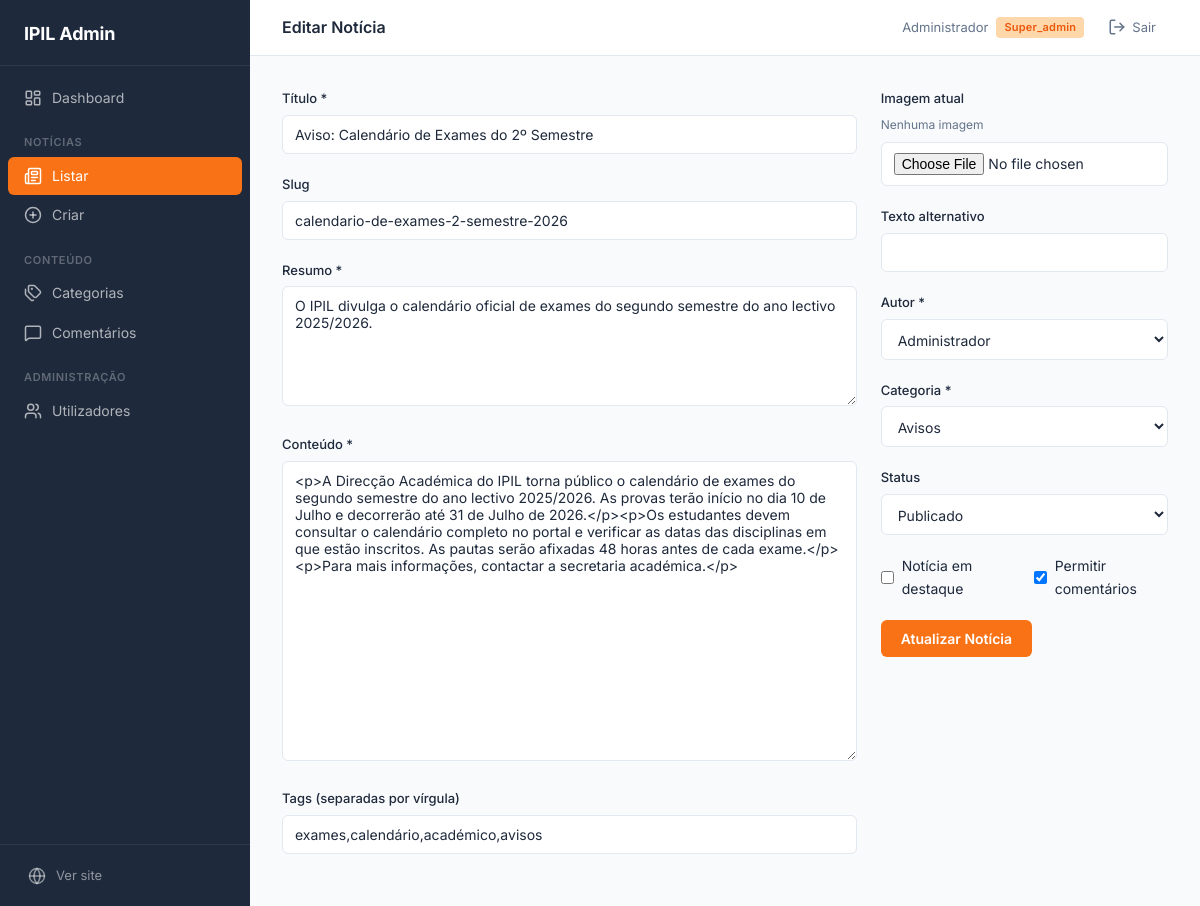
The page /admin/noticias/editar.php?id=2 (signed in) on the database its author committed.
### tables this page shows
CREATE TABLE IF NOT EXISTS noticias (
    id              INT UNSIGNED AUTO_INCREMENT PRIMARY KEY,
    titulo          VARCHAR(255) NOT NULL,
    slug            VARCHAR(255) NOT NULL UNIQUE,
    resumo          TEXT NOT NULL,
    conteudo        LONGTEXT NOT NULL,
    imagem_capa     VARCHAR(255) DEFAULT NULL,
    alt_imagem      VARCHAR(255) DEFAULT NULL,
    autor_id        INT UNSIGNED NOT NULL,
    categoria_id    INT UNSIGNED NOT NULL,
    status          ENUM('rascunho','pendente','publicado','arquivado') NOT NULL DEFAULT 'rascunho',
    destaque        TINYINT(1) NOT NULL DEFAULT 0,
    views           INT UNSIGNED NOT NULL DEFAULT 0,
    permitir_comentarios TINYINT(1) NOT NULL DEFAULT 1,
    tags            VARCHAR(500) DEFAULT NULL,
    publicado_em    DATETIME DEFAULT NULL,
    criado_em       DATETIME NOT NULL DEFAULT CURRENT_TIMESTAMP,
    atualizado_em   DATETIME NOT NULL DEFAULT CURRENT_TIMESTAMP ON UPDATE CURRENT_TIMESTAMP,
    FOREIGN KEY (autor_id)     REFERENCES utilizadores(id) ON DELETE RESTRICT,
    FOREIGN KEY (categoria_id) REFERENCES categorias(id)   ON DELETE RESTRICT,
    INDEX idx_status    (status),
    INDEX idx_destaque  (destaque),
    INDEX idx_publicado (publicado_em)
);

CREATE TABLE IF NOT EXISTS utilizadores (
    id            INT UNSIGNED AUTO_INCREMENT PRIMARY KEY,
    nome          VARCHAR(100) NOT NULL,
    email         VARCHAR(150) NOT NULL UNIQUE,
    senha         VARCHAR(255) NOT NULL,
    perfil        ENUM('super_admin','admin','editor','autor') NOT NULL DEFAULT 'autor',
    avatar        VARCHAR(255) DEFAULT NULL,
    bio           TEXT DEFAULT NULL,
    ativo         TINYINT(1) NOT NULL DEFAULT 1,
    ultimo_login  DATETIME DEFAULT NULL,
    criado_em     DATETIME NOT NULL DEFAULT CURRENT_TIMESTAMP,
    atualizado_em DATETIME NOT NULL DEFAULT CURRENT_TIMESTAMP ON UPDATE CURRENT_TIMESTAMP
);

CREATE TABLE IF NOT EXISTS categorias (
    id        INT UNSIGNED AUTO_INCREMENT PRIMARY KEY,
    nome      VARCHAR(80) NOT NULL,
    slug      VARCHAR(80) NOT NULL UNIQUE,
    cor       VARCHAR(7) NOT NULL DEFAULT '#F97316',
    icone     VARCHAR(50) DEFAULT NULL,
    descricao TEXT DEFAULT NULL,
    ativa     TINYINT(1) NOT NULL DEFAULT 1,
    criada_em DATETIME NOT NULL DEFAULT CURRENT_TIMESTAMP
);

### admin/noticias/editar.php (the view, shortened to what this page needs)
<?php
require_once __DIR__ . '/../includes/auth_check.php';
$id = (int) ($_GET['id'] ?? 0);
$stmt = $pdo->prepare("SELECT * FROM noticias WHERE id = ?");
$stmt->execute([$id]);
$noticia = $stmt->fetch();
$stmt = $pdo->query("SELECT id, nome FROM utilizadores WHERE ativo = 1 ORDER BY nome");
$autores = $stmt->fetchAll();
$stmt = $pdo->query("SELECT id, nome, cor FROM categorias WHERE ativa = 1 ORDER BY nome");
$categorias = $stmt->fetchAll();
include __DIR__ . '/../includes/header_admin.php';
?>
<form method="POST" enctype="multipart/form-data">
  <div class="form-grid">
    <div>
      <div class="form-group">
        <label for="titulo">Título *</label>
        <input type="text" id="titulo" name="titulo" maxlength="255" required value="<?= htmlspecialchars($noticia['titulo']) ?>">
      </div>
      <div class="form-group">
        <label for="slug">Slug</label>
        <input type="text" id="slug" name="slug" value="<?= htmlspecialchars($noticia['slug']) ?>">
      </div>
      <div class="form-group">
        <label for="resumo">Resumo *</label>
        <textarea id="resumo" name="resumo" maxlength="300" required><?= htmlspecialchars($noticia['resumo']) ?></textarea>
      </div>
      <div class="form-group">
        <label for="conteudo">Conteúdo *</label>
        <textarea id="conteudo" name="conteudo" style="min-height:300px"><?= htmlspecialchars($noticia['conteudo']) ?></textarea>
      </div>
      <div class="form-group">
        <label for="tags">Tags (separadas por vírgula)</label>
        <input type="text" id="tags" name="tags" value="<?= htmlspecialchars($noticia['tags'] ?? '') ?>">
      </div>
    </div>
    <div>
      <div class="form-group">
        <label>Imagem atual</label>
        <?php if ($noticia['imagem_capa']): ?>
          <img src="../../assets/img/uploads/<?= htmlspecialchars($noticia['imagem_capa']) ?>" style="max-width:150px;border-radius:8px;display:block;margin-bottom:8px">
        <?php else: ?>
          <p style="font-size:0.75rem;color:var(--color-text-muted);margin-bottom:8px">Nenhuma imagem</p>
        <?php endif; ?>
        <input type="file" id="imagem_capa" name="imagem_capa" accept="image/jpeg,image/png,image/webp">
      </div>
      <div class="form-group">
        <label for="alt_imagem">Texto alternativo</label>
        <input type="text" id="alt_imagem" name="alt_imagem" value="<?= htmlspecialchars($noticia['alt_imagem'] ?? '') ?>">
      </div>
      <div class="form-group">
        <label for="autor_id">Autor *</label>
        <select id="autor_id" name="autor_id" required>
          <?php foreach ($autores as $a): ?>
          <option value="<?= $a['id'] ?>" <?= $a['id'] === $noticia['autor_id'] ? 'selected' : '' ?>><?= htmlspecialchars($a['nome']) ?></option>
          <?php endforeach; ?>
        </select>
      </div>
      <div class="form-group">
        <label for="categoria_id">Categoria *</label>
        <select id="categoria_id" name="categoria_id" required>
          <?php foreach ($categorias as $c): ?>
          <option value="<?= $c['id'] ?>" <?= $c['id'] === $noticia['categoria_id'] ? 'selected' : '' ?>><?= htmlspecialchars($c['nome']) ?></option>
          <?php endforeach; ?>
        </select>
      </div>
      <div class="form-group">
        <label for="status">Status</label>
        <select id="status" name="status">
          <?php foreach (['rascunho','pendente','publicado','arquivado'] as $s): ?>
          <option value="<?= $s ?>" <?= $s === $noticia['status'] ? 'selected' : '' ?>><?= ucfirst($s) ?></option>
          <?php endforeach; ?>
        </select>
      </div>
      <div class="checkbox-group">
        <label><input type="checkbox" name="destaque" <?= $noticia['destaque'] ? 'checked' : '' ?>> Notícia em destaque</label>
        <label><input type="checkbox" name="permitir_comentarios" <?= $noticia['permitir_comentarios'] ? 'checked' : '' ?>> Permitir comentários</label>
      </div>
      <button type="submit" name="atualizar" class="btn btn-primary">Atualizar Notícia</button>
    </div>
  </div>
</form>
<?php include __DIR__ . '/../includes/footer_admin.php'; ?>

### assets/css/admin.css (style rules this page uses)
* { margin: 0; padding: 0; box-sizing: border-box; }
body { font-family: var(--font-family); background: var(--color-surface); color: var(--color-text); display: flex; min-height: 100vh; -webkit-font-smoothing: antialiased; }
.form-grid { display: grid; grid-template-columns: 2fr 1fr; gap: 24px; }
.form-group { margin-bottom: 20px; }
.form-group label { display: block; font-weight: 500; font-size: 0.8125rem; color: var(--color-text); margin-bottom: 6px; }
.form-group input, .form-group textarea, .form-group select { width: 100%; padding: 10px 12px; border: 1px solid var(--color-border); border-radius: 6px; font-family: var(--font-family); font-size: 0.875rem; background: var(--color-bg); color: var(--color-text); transition: border-color 150ms ease, box-shadow 150ms ease; }
.form-group textarea { min-height: 120px; resize: vertical; }
.checkbox-group { display: flex; gap: 20px; margin-bottom: 20px; }
.checkbox-group label { display: flex; align-items: center; gap: 8px; font-size: 0.875rem; cursor: pointer; }
.btn { display: inline-flex; align-items: center; gap: 6px; font-family: var(--font-family); font-weight: 600; font-size: 0.875rem; padding: 10px 20px; border: none; border-radius: 6px; cursor: pointer; transition: background 150ms ease, opacity 150ms ease, transform 100ms ease; }
.btn-primary { background: var(--color-primary); color: var(--color-bg); }

### assets/css/variables.css (style rules this page uses)
:root { --color-primary: #F97316; --color-primary-dark: #EA580C; --color-primary-light: #FED7AA; --color-bg: #FFFFFF; --color-bg-soft: #FFF7ED; --color-surface: #F8FAFC; --color-border: #E2E8F0; --color-text: #1E293B; --color-text-muted: #64748B; --color-danger: #EF4444; --color-success: #22C55E; --color-warning: #EAB308; --font-family: 'Inter', system-ui, -apple-system, sans-serif; --font-display: 800; --font-headline: 700; --font-title: 600; --font-body: 400; --font-label: 500; --lh-tight: 1.1; --lh-heading: 1.2; --lh-body: 1.6; --text-display: clamp(2rem, 5vw, 3.5rem); --text-headline: clamp(1.5rem, 3vw, 2.25rem); --text-title: clamp(1.125rem, 2vw, 1.5rem); --text-body: 1rem; --text-small: 0.9375rem; --text-label: 0.8125rem; --space-xs: 4px; --space-sm: 8px; --space-md: 16px; --space-lg: 24px; --space-xl: 32px; --space-xxl: 48px; --radius-sm: 4px; --radius-md: 8px; --radius-lg: 12px; --shadow-card: 0 1px 3px rgba(0,0,0,0.08); --shadow-card-hover: 0 4px 12px rgba(0,0,0,0.12); --shadow-nav: 0 2px 8px rgba(0,0,0,0.1); --shadow-modal: 0 8px 24px rgba(0,0,0,0.15); --ease-out: cubic-bezier(0.19, 1, 0.22, 1); --duration-fast: 200ms; --duration-med: 300ms; }
* { margin: 0; padding: 0; box-sizing: border-box; }
body { font-family: var(--font-family); font-weight: var(--font-body); font-size: var(--text-body); line-height: var(--lh-body); color: var(--color-text); background: var(--color-bg); -webkit-font-smoothing: antialiased; -moz-osx-font-smoothing: grayscale; }

### rows shown on the page
noticias: titulo "Aviso: Calendário de Exames do 2º Semestre", slug "calendario-de-exames-2-semestre-2026", resumo "O IPIL divulga o calendário oficial de exames do segundo semestre do ano lectivo 2025/2026.", conteudo "<p>A Direcção Académica do IPIL torna público o calendário de exames do segundo semestre do ano lectivo 2025/2026. As provas terão início no dia 10 de Julho e decorrerão até 31 de Julho de 2026.</p><p>Os estudantes devem consultar o calendário completo no portal e verificar as datas das disciplinas em que estão inscritos. As pautas serão afixadas 48 horas antes de cada exame.</p><p>Para mais informações, contactar a secretaria académica.</p>", tags "exames,calendário,académico,avisos", autor_id "Administrador", categoria_id "Avisos", status "Publicado", permitir_comentarios "☑"

### other values the page prints
$titulo "Editar Notícia"
$_SESSION['nome'] "Administrador"
$_SESSION['perfil'] "Super_admin"
